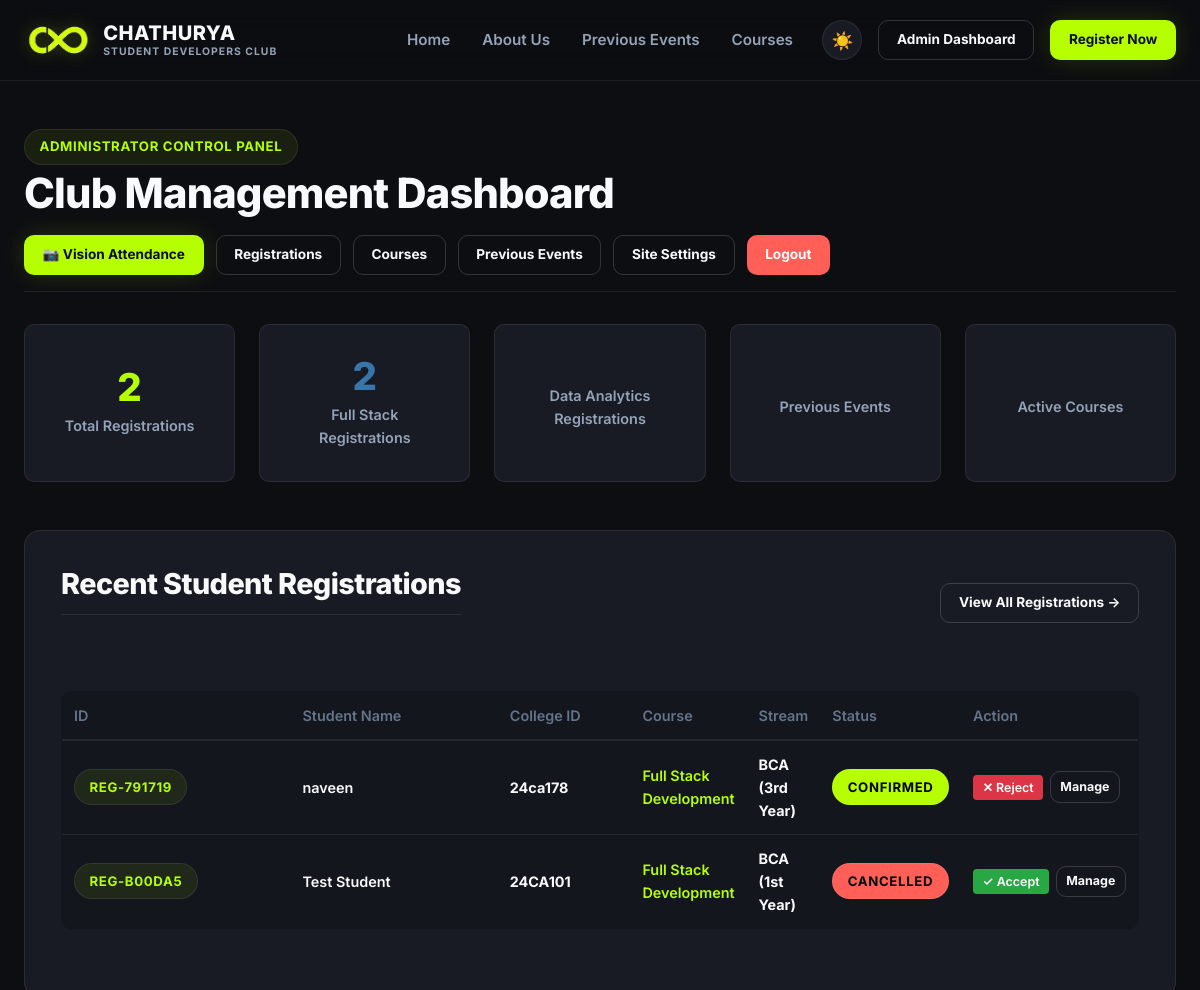
Page /custom-admin/ (signed in, upper part) on the earlier database version.
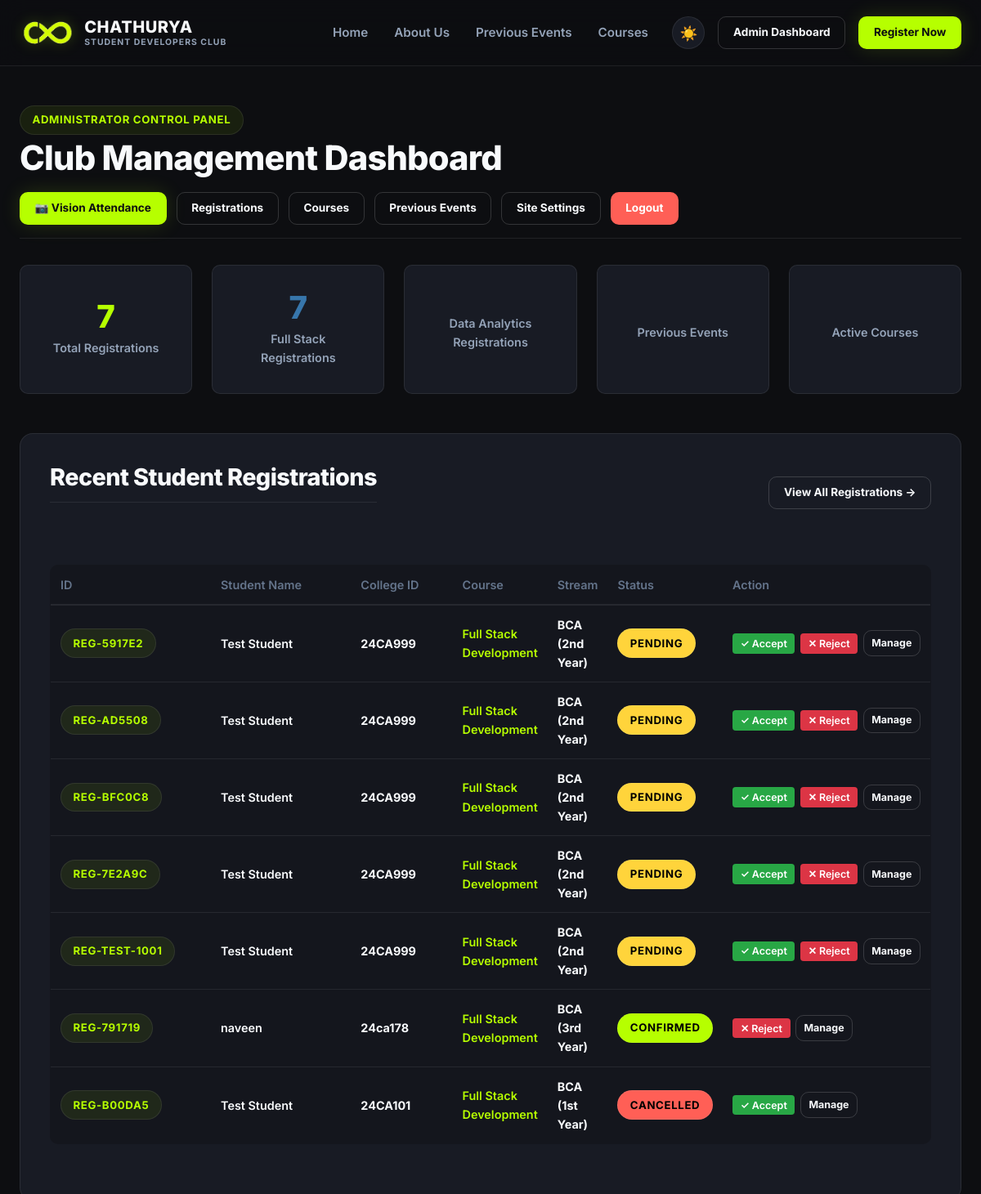
Same page on the later database version.
### workshop/models.py (models this page shows, shortened)
class Registration(models.Model):
    STREAM_CHOICES = [
        ('', 'Select Stream'),
        ('BCA', 'BCA'),
        ('B.Com', 'B.Com'),
        ('BBA', 'BBA'),
        ('B.Com A/F', 'B.Com A/F'),
        ('B.Com Logistics', 'B.Com Logistics'),
        ('B.Com with CA', 'B.Com with CA'),
    ]
    COURSE_CHOICES = [
        ('', 'Select Course'),
        ('Full Stack Development', 'Full Stack Development'),
        ('Data Analytics', 'Data Analytics'),
    ]
    YEAR_CHOICES = [
        ('', 'Select Year of Study'),
        ('1st Year', '1st Year'),
        ('2nd Year', '2nd Year'),
        ('3rd Year', '3rd Year'),
    ]
    SECTION_CHOICES = [('', 'Select Section')] + [(c, c) for c in ['A', 'B', 'C', 'D', 'E', 'F', 'G', 'H', 'I', 'J']]
    LAPTOP_CHOICES = [
        ('', 'Select Laptop Availability'),
        ('Yes', 'Yes'),
        ('No', 'No'),
    ]
    STATUS_CHOICES = [
        ('Pending', 'Pending'),
        ('Accepted', 'Accepted'),
        ('Approved', 'Approved'),
        ('Rejected', 'Rejected'),
        ('Confirmed', 'Confirmed'),
        ('Cancelled', 'Cancelled'),
    ]
    registration_id = models.CharField(max_length=50, unique=True, editable=False)
    full_name = models.CharField(max_length=200)
    college_id = models.CharField(max_length=50)
    email = models.EmailField()
    phone = models.CharField(max_length=15)
    stream = models.CharField(max_length=50, choices=STREAM_CHOICES)
    course = models.CharField(max_length=100, choices=COURSE_CHOICES)
    year_of_study = models.CharField(max_length=50, choices=YEAR_CHOICES)
    section = models.CharField(max_length=10, choices=SECTION_CHOICES)
    has_laptop = models.CharField(max_length=50, choices=LAPTOP_CHOICES)
    status = models.CharField(max_length=20, choices=STATUS_CHOICES, default='Pending')
    registration_date = models.DateTimeField(auto_now_add=True)
    approval_email_sent = models.BooleanField(default=False)
    rejection_email_sent = models.BooleanField(default=False)
    notification_status = models.CharField(
        max_length=20,
        choices=[('Not Sent', 'Not Sent'), ('Sent', 'Sent'), ('Failed', 'Failed')],
        default='Not Sent'
    )
    notification_sent_at = models.DateTimeField(null=True, blank=True)
    notification_type = models.CharField(
        max_length=20,
        choices=[('None', 'None'), ('Approval', 'Approval'), ('Rejection', 'Rejection')],
        default='None'
    )
    notification_error = models.TextField(blank=True, default='')
    class Meta:
        ordering = ['-registration_date']

### workshop/views.py (the view)
# urls.py: path('custom-admin/', views.admin_dashboard_view, name='admin_dashboard'),
@user_passes_test(is_staff_user, login_url='admin_login')
def admin_dashboard_view(request):
    site_settings = SiteSettings.load()
    total_registrations = Registration.objects.count()
    fullstack_count = Registration.objects.filter(course='Full Stack Development').count()
    analytics_count = Registration.objects.filter(course='Data Analytics').count()
    recent_registrations = Registration.objects.all()[:10]
    context = {
        'site_settings': site_settings,
        'total_registrations': total_registrations,
        'fullstack_count': fullstack_count,
        'analytics_count': analytics_count,
        'recent_registrations': recent_registrations,
    }
    return render(request, 'workshop/dashboard/dashboard.html', context)

### workshop/models.py (called while the page is built)
    @classmethod
    def load(cls):
        obj, created = cls.objects.get_or_create(pk=1)
        return obj

### workshop/views.py (called while the page is built)
def is_staff_user(user):
    return user.is_authenticated and user.is_staff

### workshop/templates/workshop/dashboard/dashboard.html (shortened to what the changed rows need)
{% extends 'workshop/base.html' %}
{% load static %}
{% block content %}
<section class="detail-section" style="padding-top: 3rem; padding-bottom: 5rem;">
  <div class="container">
    <div style="display: flex; justify-content: space-between; align-items: center; flex-wrap: wrap; gap: 1rem; margin-bottom: 2rem; border-bottom: 1px solid var(--border-subtle); padding-bottom: 1rem;">
      <div>
        <h2>Club Management Dashboard</h2>
      </div>
    </div>
    <div class="stats-grid" style="grid-template-columns: repeat(auto-fit, minmax(200px, 1fr)); margin-bottom: 3rem;">
      <div class="stat-card">
        <div class="stat-number" style="color: var(--accent);">{{ total_registrations }}</div>
        <div class="stat-label">Total Registrations</div>
      </div>
      <div class="stat-card">
        <div class="stat-number" style="color: #3776ab;">{{ fullstack_count }}</div>
        <div class="stat-label">Full Stack Registrations</div>
      </div>
    </div>
    <div class="detail-card">
      <div style="overflow-x: auto;">
        <table class="confirmation-table" style="width: 100%; border-collapse: collapse;">
          <thead>
            <tr style="border-bottom: 2px solid var(--border-subtle); text-align: left; font-size: 0.9rem; color: var(--text-secondary);">
              <th style="padding: 0.75rem;">ID</th>
              <th style="padding: 0.75rem;">Student Name</th>
              <th style="padding: 0.75rem;">College ID</th>
              <th style="padding: 0.75rem;">Course</th>
              <th style="padding: 0.75rem;">Stream</th>
              <th style="padding: 0.75rem;">Status</th>
              <th style="padding: 0.75rem;">Action</th>
            </tr>
          </thead>
          <tbody>
            {% for reg in recent_registrations %}
              <tr style="border-bottom: 1px solid var(--border-subtle); font-size: 0.92rem;">
                <td style="padding: 0.75rem;"><span class="badge">{{ reg.registration_id }}</span></td>
                <td style="padding: 0.75rem; font-weight: 600; color: var(--text-primary);">{{ reg.full_name }}</td>
                <td style="padding: 0.75rem;">{{ reg.college_id }}</td>
                <td style="padding: 0.75rem; color: var(--accent); font-weight: 600;">{{ reg.course }}</td>
                <td style="padding: 0.75rem;">{{ reg.stream }} ({{ reg.year_of_study }})</td>
                <td style="padding: 0.75rem;"><span class="badge" style="background: {% if reg.status in 'Accepted Approved Confirmed' %}var(--accent){% elif reg.status in 'Rejected Cancelled' %}#ff5f56{% else %}#ffd43b{% endif %}; color: #000;">{{ reg.status }}</span></td>
                <td style="padding: 0.75rem;">
                  <div style="display: flex; gap: 0.4rem; align-items: center; flex-wrap: nowrap;">
                    {% if reg.status != 'Accepted' and reg.status != 'Approved' and reg.status != 'Confirmed' %}
                      <form method="POST" action="{% url 'admin_update_status' reg_id=reg.registration_id %}" style="display: inline; margin: 0;">
                        <button type="submit" class="btn btn-sm" style="background: #28a745; color: #fff; padding: 0.3rem 0.6rem; font-size: 0.78rem; font-weight: 600; border: none; border-radius: 4px; cursor: pointer;" title="Accept Registration">✓ Accept</button>
                      </form>
                    {% endif %}
                    {% if reg.status != 'Rejected' and reg.status != 'Cancelled' %}
                      <form method="POST" action="{% url 'admin_update_status' reg_id=reg.registration_id %}" style="display: inline; margin: 0;">
                        <button type="submit" class="btn btn-sm" style="background: #dc3545; color: #fff; padding: 0.3rem 0.6rem; font-size: 0.78rem; font-weight: 600; border: none; border-radius: 4px; cursor: pointer;" title="Reject Registration">✕ Reject</button>
                      </form>
                    {% endif %}
                    <a href="{% url 'admin_registration_detail' reg_id=reg.registration_id %}" class="btn btn-secondary btn-sm" style="padding: 0.3rem 0.6rem; font-size: 0.78rem;">Manage</a>
                  </div>
                </td>
              </tr>
            {% empty %}
              <tr>
                <td colspan="7" style="padding: 2rem; text-align: center; color: var(--text-secondary);">No registrations received yet.</td>
              </tr>
            {% endfor %}
          </tbody>
        </table>
      </div>
    </div>
  </div>
</section>
{% endblock %}

Differences in the rows shown:
added Registration: registration_id "REG-5917E2", full_name "Test Student", college_id "24CA999", course "Full Stack Development", stream "BCA", year_of_study "2nd Year", status "PENDING", shows "✓ Accept", shows "✕ Reject"
added Registration: registration_id "REG-AD5508", full_name "Test Student", college_id "24CA999", course "Full Stack Development", stream "BCA", year_of_study "2nd Year", status "PENDING", shows "✓ Accept", shows "✕ Reject"
added Registration: registration_id "REG-BFC0C8", full_name "Test Student", college_id "24CA999", course "Full Stack Development", stream "BCA", year_of_study "2nd Year", status "PENDING", shows "✓ Accept", shows "✕ Reject"
added Registration: registration_id "REG-7E2A9C", full_name "Test Student", college_id "24CA999", course "Full Stack Development", stream "BCA", year_of_study "2nd Year", status "PENDING", shows "✓ Accept", shows "✕ Reject"
added Registration: registration_id "REG-TEST-1001", full_name "Test Student", college_id "24CA999", course "Full Stack Development", stream "BCA", year_of_study "2nd Year", status "PENDING", shows "✓ Accept", shows "✕ Reject"
Other differences:
{{ total_registrations }}: "2" → "7"
{{ fullstack_count }}: "2" → "7"
